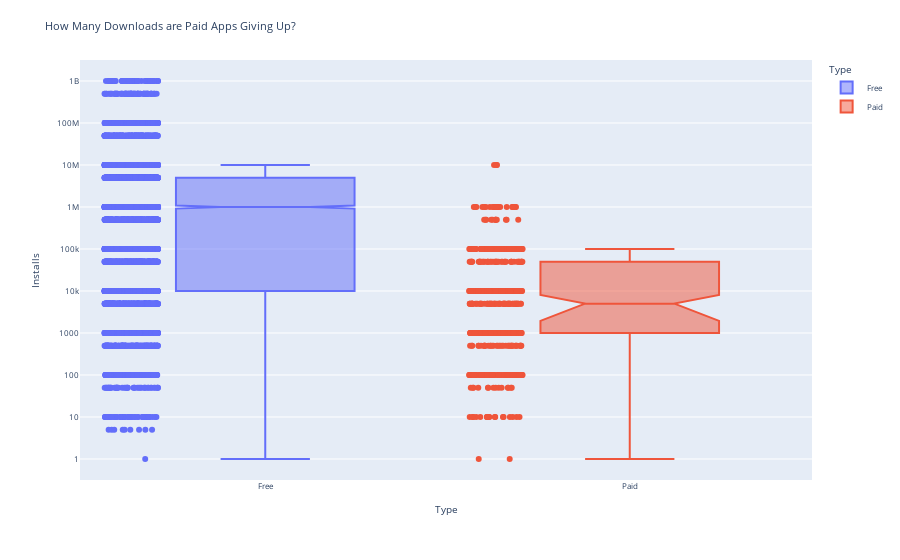

The notebook cell this image was saved under:
### Code cell
fig = px.box(df_free_vs_paid_installs, x='Type', y='Installs', points='all', color='Type', notched=True)
# fig.update_layout(barmode='group', xaxis_title='Category', yaxis_title='Number of Apps', 
                #   yaxis_type='log', font={'size': 8}, title="Free vs Paid Apps by Category")
fig.update_layout(yaxis_type='log', font={'size': 8}, title="How Many Downloads are Paid Apps Giving Up?")
fig.show()

### Figure 1 — Plotly figure (JSON) as saved in the notebook; plotly's stock layout.template omitted (floating-point values rounded to 4 significant figures; data arrays with more than 128 entries replaced by an {"elided": "..."} marker saying what was removed)
{"data": [{"alignmentgroup": "True", "boxpoints": "all", "hovertemplate": "Type=%{x}<br>Installs=%{y}<extra></extra>", "legendgroup": "Free", "marker": {"color": "#636efa"}, "name": "Free", "notched": true, "offsetgroup": "Free", "orientation": "v", "showlegend": true, "type": "box", "x": {"elided": "8720 str values"}, "x0": " ", "xaxis": "x", "y": {"elided": "8720 int values"}, "y0": " ", "yaxis": "y"}, {"alignmentgroup": "True", "boxpoints": "all", "hovertemplate": "Type=%{x}<br>Installs=%{y}<extra></extra>", "legendgroup": "Paid", "marker": {"color": "#EF553B"}, "name": "Paid", "notched": true, "offsetgroup": "Paid", "orientation": "v", "showlegend": true, "type": "box", "x": {"elided": "632 str values"}, "x0": " ", "xaxis": "x", "y": {"elided": "632 int values"}, "y0": " ", "yaxis": "y"}], "layout": {"boxmode": "overlay", "font": {"size": 8}, "legend": {"title": {"text": "Type"}, "tracegroupgap": 0}, "margin": {"t": 60}, "title": {"text": "How Many Downloads are Paid Apps Giving Up?"}, "xaxis": {"anchor": "y", "categoryarray": ["Free", "Paid"], "categoryorder": "array", "domain": [0, 1], "title": {"text": "Type"}}, "yaxis": {"anchor": "x", "domain": [0, 1], "title": {"text": "Installs"}, "type": "log"}}}
